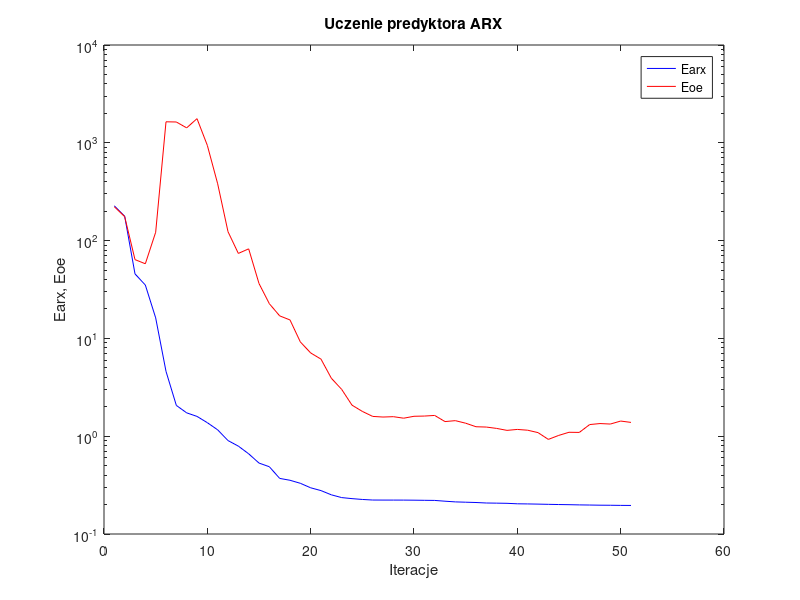
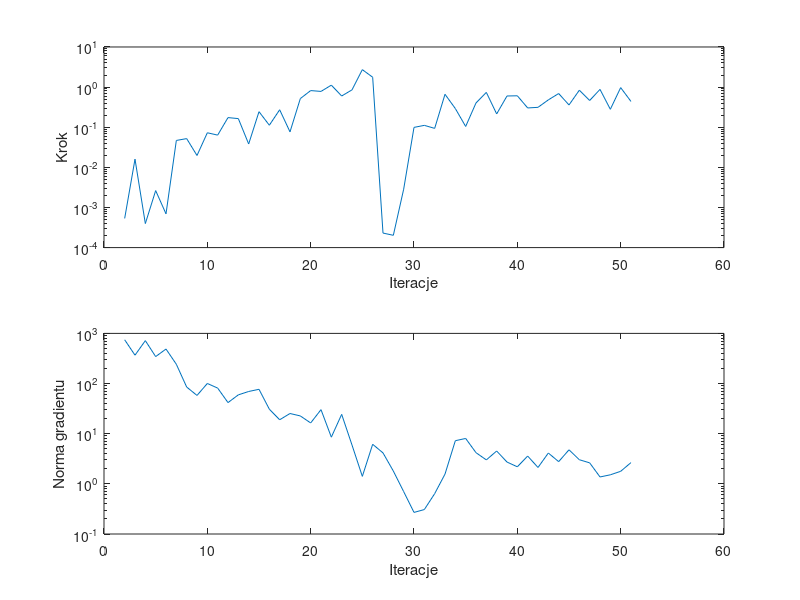

Write MATLAB code to recreate these figures, in order.
%uczenie predyktora arx
clear all;
n=0; farx(n+1)=2.270127e+002; foe(n+1)=2.217840e+002; wspucz(n+1)=0.000000e+000; ng(n+1)=0.000000e+000;
%odnowa zmiennej metryki
n=1; farx(n+1)=1.776114e+002; foe(n+1)=1.758679e+002; krok(n+1)=5.330760e-004; ng(n+1)=7.455156e+002;
n=2; farx(n+1)=4.567665e+001; foe(n+1)=6.390598e+001; krok(n+1)=1.600678e-002; ng(n+1)=3.676975e+002;
n=3; farx(n+1)=3.512087e+001; foe(n+1)=5.796174e+001; krok(n+1)=3.970634e-004; ng(n+1)=7.170795e+002;
n=4; farx(n+1)=1.621445e+001; foe(n+1)=1.217648e+002; krok(n+1)=2.634602e-003; ng(n+1)=3.446578e+002;
n=5; farx(n+1)=4.602986e+000; foe(n+1)=1.639740e+003; krok(n+1)=6.935224e-004; ng(n+1)=4.876053e+002;
n=6; farx(n+1)=2.064523e+000; foe(n+1)=1.632440e+003; krok(n+1)=4.681906e-002; ng(n+1)=2.423597e+002;
n=7; farx(n+1)=1.732957e+000; foe(n+1)=1.421425e+003; krok(n+1)=5.205007e-002; ng(n+1)=8.522744e+001;
n=8; farx(n+1)=1.594043e+000; foe(n+1)=1.765896e+003; krok(n+1)=1.974372e-002; ng(n+1)=5.793416e+001;
n=9; farx(n+1)=1.374540e+000; foe(n+1)=9.411657e+002; krok(n+1)=7.277208e-002; ng(n+1)=1.003450e+002;
n=10; farx(n+1)=1.161714e+000; foe(n+1)=3.808952e+002; krok(n+1)=6.357754e-002; ng(n+1)=8.119105e+001;
n=11; farx(n+1)=9.024236e-001; foe(n+1)=1.233700e+002; krok(n+1)=1.738735e-001; ng(n+1)=4.170710e+001;
n=12; farx(n+1)=7.919577e-001; foe(n+1)=7.395234e+001; krok(n+1)=1.639493e-001; ng(n+1)=5.948503e+001;
n=13; farx(n+1)=6.608359e-001; foe(n+1)=8.236092e+001; krok(n+1)=3.822127e-002; ng(n+1)=6.946014e+001;
n=14; farx(n+1)=5.313316e-001; foe(n+1)=3.641039e+001; krok(n+1)=2.440798e-001; ng(n+1)=7.676919e+001;
n=15; farx(n+1)=4.873701e-001; foe(n+1)=2.263610e+001; krok(n+1)=1.121259e-001; ng(n+1)=3.081231e+001;
n=16; farx(n+1)=3.702926e-001; foe(n+1)=1.699996e+001; krok(n+1)=2.725288e-001; ng(n+1)=1.895483e+001;
n=17; farx(n+1)=3.543369e-001; foe(n+1)=1.544228e+001; krok(n+1)=7.660919e-002; ng(n+1)=2.526837e+001;
n=18; farx(n+1)=3.299976e-001; foe(n+1)=9.204792e+000; krok(n+1)=5.179328e-001; ng(n+1)=2.260725e+001;
n=19; farx(n+1)=2.968194e-001; foe(n+1)=7.102651e+000; krok(n+1)=8.193164e-001; ng(n+1)=1.637690e+001;
n=20; farx(n+1)=2.778336e-001; foe(n+1)=6.139004e+000; krok(n+1)=7.807902e-001; ng(n+1)=3.017248e+001;
n=21; farx(n+1)=2.515553e-001; foe(n+1)=3.915601e+000; krok(n+1)=1.119298e+000; ng(n+1)=8.529262e+000;
n=22; farx(n+1)=2.356858e-001; foe(n+1)=3.011080e+000; krok(n+1)=6.002260e-001; ng(n+1)=2.430075e+001;
n=23; farx(n+1)=2.300036e-001; foe(n+1)=2.077353e+000; krok(n+1)=8.536620e-001; ng(n+1)=5.944864e+000;
n=24; farx(n+1)=2.255368e-001; foe(n+1)=1.793003e+000; krok(n+1)=2.723893e+000; ng(n+1)=1.410185e+000;
n=25; farx(n+1)=2.225410e-001; foe(n+1)=1.593715e+000; krok(n+1)=1.762425e+000; ng(n+1)=6.150015e+000;
%odnowa zmiennej metryki
n=26; farx(n+1)=2.223017e-001; foe(n+1)=1.570197e+000; krok(n+1)=2.302017e-004; ng(n+1)=4.141627e+000;
n=27; farx(n+1)=2.222552e-001; foe(n+1)=1.583846e+000; krok(n+1)=2.025153e-004; ng(n+1)=1.799562e+000;
n=28; farx(n+1)=2.221753e-001; foe(n+1)=1.527928e+000; krok(n+1)=2.855545e-003; ng(n+1)=6.998893e-001;
n=29; farx(n+1)=2.217315e-001; foe(n+1)=1.598448e+000; krok(n+1)=9.909413e-002; ng(n+1)=2.695126e-001;
n=30; farx(n+1)=2.210721e-001; foe(n+1)=1.606945e+000; krok(n+1)=1.113003e-001; ng(n+1)=3.072076e-001;
n=31; farx(n+1)=2.204954e-001; foe(n+1)=1.630647e+000; krok(n+1)=9.363811e-002; ng(n+1)=6.372204e-001;
n=32; farx(n+1)=2.164582e-001; foe(n+1)=1.411079e+000; krok(n+1)=6.622313e-001; ng(n+1)=1.564914e+000;
n=33; farx(n+1)=2.129910e-001; foe(n+1)=1.442159e+000; krok(n+1)=2.920744e-001; ng(n+1)=7.248713e+000;
n=34; farx(n+1)=2.114088e-001; foe(n+1)=1.357990e+000; krok(n+1)=1.044257e-001; ng(n+1)=8.037079e+000;
n=35; farx(n+1)=2.099316e-001; foe(n+1)=1.249637e+000; krok(n+1)=4.027995e-001; ng(n+1)=4.183526e+000;
n=36; farx(n+1)=2.074894e-001; foe(n+1)=1.240198e+000; krok(n+1)=7.382907e-001; ng(n+1)=3.002828e+000;
n=37; farx(n+1)=2.067835e-001; foe(n+1)=1.201217e+000; krok(n+1)=2.143812e-001; ng(n+1)=4.516892e+000;
n=38; farx(n+1)=2.059561e-001; foe(n+1)=1.147179e+000; krok(n+1)=6.007020e-001; ng(n+1)=2.720965e+000;
n=39; farx(n+1)=2.036285e-001; foe(n+1)=1.173108e+000; krok(n+1)=6.077026e-001; ng(n+1)=2.187083e+000;
n=40; farx(n+1)=2.030073e-001; foe(n+1)=1.151478e+000; krok(n+1)=3.023171e-001; ng(n+1)=3.583879e+000;
n=41; farx(n+1)=2.021097e-001; foe(n+1)=1.088335e+000; krok(n+1)=3.132115e-001; ng(n+1)=2.120476e+000;
n=42; farx(n+1)=2.010699e-001; foe(n+1)=9.276381e-001; krok(n+1)=4.803814e-001; ng(n+1)=4.117674e+000;
n=43; farx(n+1)=2.001395e-001; foe(n+1)=1.018480e+000; krok(n+1)=6.912919e-001; ng(n+1)=2.771688e+000;
n=44; farx(n+1)=1.994359e-001; foe(n+1)=1.096884e+000; krok(n+1)=3.589369e-001; ng(n+1)=4.772996e+000;
n=45; farx(n+1)=1.984279e-001; foe(n+1)=1.093394e+000; krok(n+1)=8.375141e-001; ng(n+1)=3.026067e+000;
n=46; farx(n+1)=1.978029e-001; foe(n+1)=1.315310e+000; krok(n+1)=4.641165e-001; ng(n+1)=2.622809e+000;
n=47; farx(n+1)=1.970587e-001; foe(n+1)=1.346826e+000; krok(n+1)=8.771846e-001; ng(n+1)=1.371648e+000;
n=48; farx(n+1)=1.967559e-001; foe(n+1)=1.331372e+000; krok(n+1)=2.798246e-001; ng(n+1)=1.514862e+000;
n=49; farx(n+1)=1.961605e-001; foe(n+1)=1.428562e+000; krok(n+1)=9.709553e-001; ng(n+1)=1.777883e+000;
n=50; farx(n+1)=1.958841e-001; foe(n+1)=1.383691e+000; krok(n+1)=4.385923e-001; ng(n+1)=2.655033e+000;

figure; semilogy(farx,'b'); hold on; semilogy(foe,'r'); xlabel('Iteracje'); ylabel('Earx, Eoe'); legend('Earx','Eoe'); title('Uczenie predyktora ARX');
figure; subplot(2,1,1); semilogy(krok); xlabel('Iteracje'); ylabel('Krok');
subplot(2,1,2); semilogy(ng); xlabel('Iteracje'); ylabel('Norma gradientu');
Earx=farx(n+1)
Eoe=foe(n+1)
